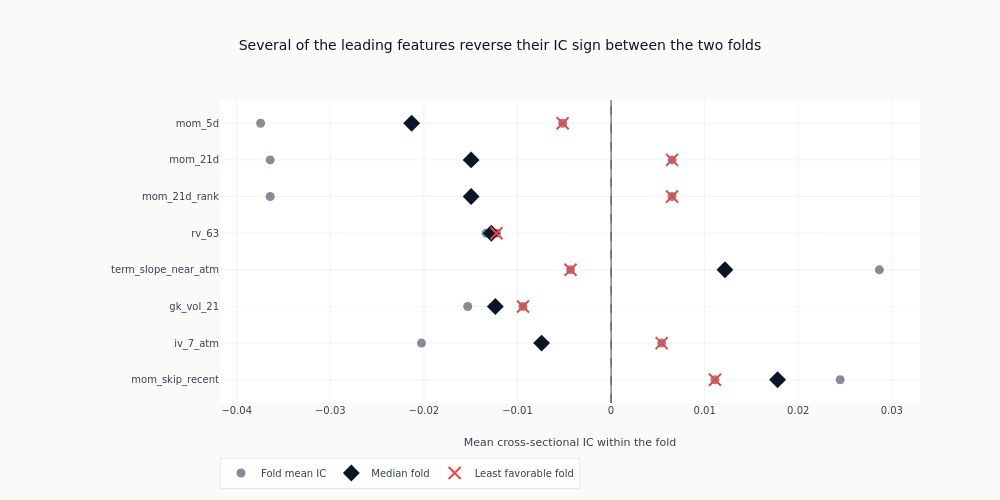

The code cell stored with this chart in its notebook:
### Code cell
stability_features = [name for name in reversed(leaders) if name in fold_stats]
if stability_features:
    fig = go.Figure()
    _ = fig.add_trace(
        go.Scatter(
            x=[value for name in stability_features for value in fold_stats[name]["fold_ics"]],
            y=[name for name in stability_features for _ in fold_stats[name]["fold_ics"]],
            mode="markers",
            marker={"color": COLORS["neutral"], "size": 9, "opacity": 0.6},
            name="Fold mean IC",
        )
    )
    _ = fig.add_trace(
        go.Scatter(
            x=[fold_stats[name]["median_fold_ic"] for name in stability_features],
            y=stability_features,
            mode="markers",
            marker={"color": COLORS["blue"], "size": 13, "symbol": "diamond"},
            name="Median fold",
        )
    )
    _ = fig.add_trace(
        go.Scatter(
            x=[fold_stats[name]["worst_fold_ic"] for name in stability_features],
            y=stability_features,
            mode="markers",
            marker={
                "color": COLORS["negative"],
                "size": 12,
                "symbol": "x-thin",
                "line": {"width": 2, "color": COLORS["negative"]},
            },
            name="Least favorable fold",
        )
    )
    _ = fig.add_vline(x=0, line={"color": COLORS["neutral"], "width": 0.8, "dash": "dash"})
    fig.update_layout(
        title="Several of the leading features reverse their IC sign between the two folds",
        xaxis_title="Mean cross-sectional IC within the fold",
        height=500,
        width=1000,
        margin={"l": 220},
        legend={"orientation": "h", "y": -0.18},
    )
    fig.show()

### Figure 1 — Plotly figure (JSON) as saved in the notebook; plotly's stock layout.template omitted (floating-point values rounded to 4 significant figures)
{"data": [{"marker": {"color": "#334155", "opacity": 0.6, "size": 9}, "mode": "markers", "name": "Fold mean IC", "type": "scatter", "x": [0.02448, 0.01111, -0.02026, 0.005409, -0.01532, -0.009411, 0.02867, -0.004332, -0.01335, -0.01225, 0.006518, -0.03642, 0.006518, -0.03642, -0.03745, -0.005172], "y": ["mom_skip_recent", "mom_skip_recent", "iv_7_atm", "iv_7_atm", "gk_vol_21", "gk_vol_21", "term_slope_near_atm", "term_slope_near_atm", "rv_63", "rv_63", "mom_21d_rank", "mom_21d_rank", "mom_21d", "mom_21d", "mom_5d", "mom_5d"]}, {"marker": {"color": "#0a1628", "size": 13, "symbol": "diamond"}, "mode": "markers", "name": "Median fold", "type": "scatter", "x": [0.01779, -0.007425, -0.01237, 0.01217, -0.0128, -0.01495, -0.01495, -0.02131], "y": ["mom_skip_recent", "iv_7_atm", "gk_vol_21", "term_slope_near_atm", "rv_63", "mom_21d_rank", "mom_21d", "mom_5d"]}, {"marker": {"color": "#ef4444", "line": {"color": "#ef4444", "width": 2}, "size": 12, "symbol": "x-thin"}, "mode": "markers", "name": "Least favorable fold", "type": "scatter", "x": [0.01111, 0.005409, -0.009411, -0.004332, -0.01225, 0.006518, 0.006518, -0.005172], "y": ["mom_skip_recent", "iv_7_atm", "gk_vol_21", "term_slope_near_atm", "rv_63", "mom_21d_rank", "mom_21d", "mom_5d"]}], "layout": {"height": 500, "legend": {"orientation": "h", "y": -0.18}, "margin": {"l": 220}, "shapes": [{"line": {"color": "#334155", "dash": "dash", "width": 0.8}, "type": "line", "x0": 0, "x1": 0, "xref": "x", "y0": 0, "y1": 1, "yref": "y domain"}], "title": {"text": "Several of the leading features reverse their IC sign between the two folds"}, "width": 1000, "xaxis": {"title": {"text": "Mean cross-sectional IC within the fold"}}}}
